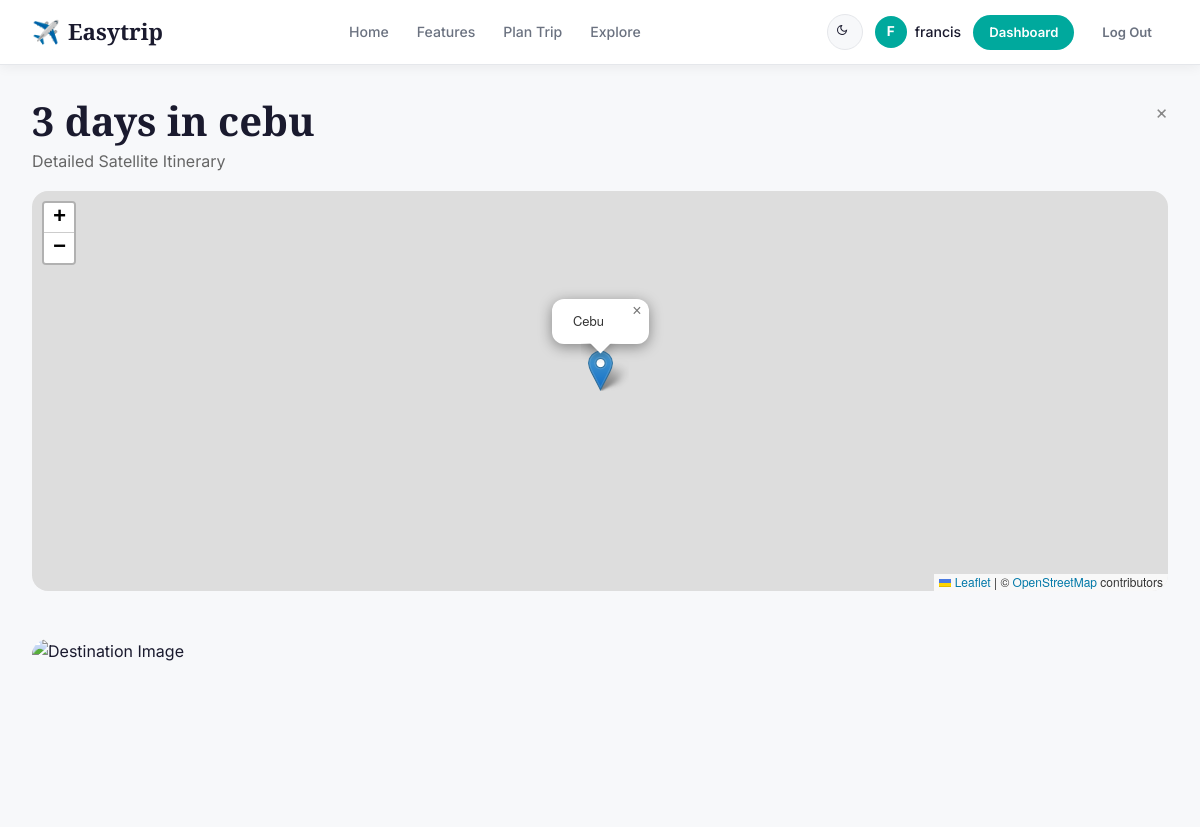
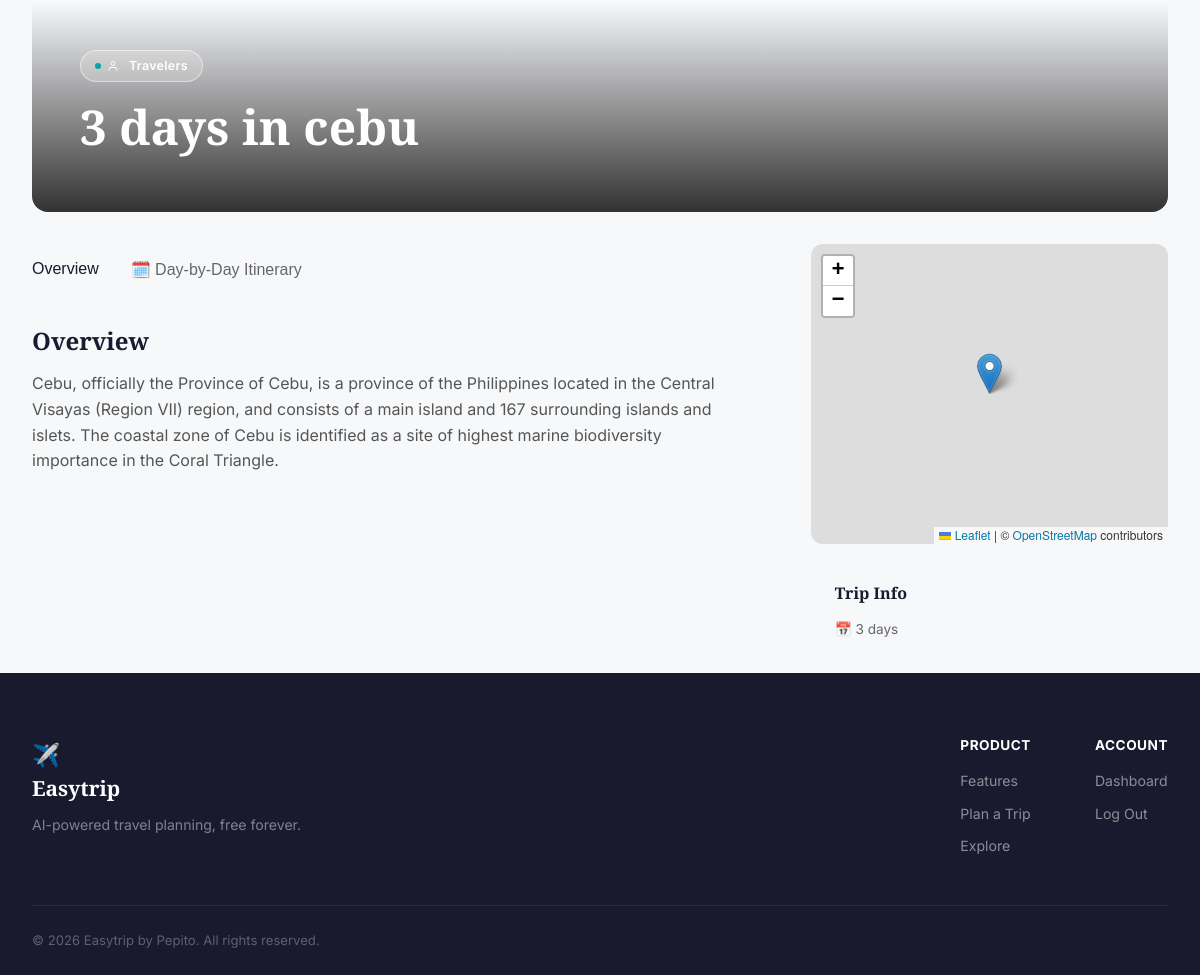
Page /trip/26/ (signed in) on the committed database (2 pictures, top to bottom).
### planner/models.py (models this page shows, shortened)
class Trip(models.Model):
    user = models.ForeignKey(User, on_delete=models.CASCADE, null=True, blank=True)
    destination = models.CharField(max_length=200)
    trip_length = models.IntegerField(default=3)
    group_size = models.CharField(max_length=50, blank=True)
    start_date = models.DateField(null=True, blank=True)
    end_date = models.DateField(null=True, blank=True)
    interests = models.JSONField(default=list, blank=True)
    budget_total = models.DecimalField(max_digits=12, decimal_places=2, null=True, blank=True)
    budget_currency = models.CharField(max_length=10, default='USD', blank=True)
    budget_breakdown = models.JSONField(default=dict, blank=True)  # e.g. {"accommodation": 100, "food": 150, ...}
    title = models.CharField(max_length=200, blank=True)
    overview = models.TextField(blank=True)
    image_url = models.URLField(max_length=500, blank=True)
    latitude = models.FloatField(null=True, blank=True)
    longitude = models.FloatField(null=True, blank=True)
    created_at = models.DateTimeField(default=timezone.now)

### planner/views.py (the view, shortened to what this page needs)
# urls.py: path('trip/<int:trip_id>/', views.trip_detail, name='trip_detail'),
def trip_detail(request, trip_id):
    trip = get_object_or_404(Trip, id=trip_id)
    days = trip.days.all()
    recommended_spots = []
    breakdown_total = 0
    budget_exceeded = False
    if trip.budget_total and trip.budget_breakdown:
        breakdown_total = sum(
            float(v) for k, v in trip.budget_breakdown.items()
            if isinstance(v, (int, float))
        )
        budget_exceeded = breakdown_total > float(trip.budget_total)
    parsed_days = []
    for day in days:
        try:
            parsed_days.append(json.loads(day.description))
        except (json.JSONDecodeError, TypeError):
            parsed_days.append(None)
    context = {
        'trip': trip,
        'days': days,
        'parsed_days': parsed_days,
        'has_generated': any(d is not None for d in parsed_days),
        'recommended_spots': recommended_spots,
        'budget_exceeded': budget_exceeded,
        'breakdown_total': breakdown_total,
        'mapbox_token': settings.MAPBOX_TOKEN,
    }
    return render(request, 'detail.html', context)

### templates/detail.html (shortened to what this page needs)
{% extends 'base.html' %}
{% load static %}
{% block extra_head %}
<link rel="stylesheet" href="https://unpkg.com/leaflet@1.9.4/dist/leaflet.css"
 />
{% endblock %}
{% block content %}
<div class="detail-container" style="margin-top: 2rem;">
    <div style="margin-bottom: 1rem; position: relative;">
        <a href="{% url 'home' %}" style="position:absolute;right:0;top:0;color:#888;text-decoration:none;font-size:1.2rem;">×</a>
        <h1 style="font-size: 2.5rem; margin-bottom: 0.25rem;">{{ trip.title|default:"Trip" }}</h1>
        <p style="color: #666;">Detailed Satellite Itinerary</p>
    </div>
    <div id="map" style="margin-bottom: 3rem;"></div>
    <div class="detail-hero">
        <img src="{{ trip.image_url|default:'https://images.unsplash.com/photo-1476514525535-07fb3b4ae5f1?auto=format&fit=crop&q=80&w=1200' }}"
            alt="Destination Image">
        <div class="detail-hero-content">
            <span class="pill-tag" style="background-color:rgba(255,255,255,0.2);color:white;border:1px solid rgba(255,255,255,0.5);">
                <svg width="12" height="12" viewBox="0 0 24 24" fill="none" stroke="currentColor" stroke-width="2" style="vertical-align:middle;margin-right:4px;">
                    <path d="M20 21v-2a4 4 0 0 0-4-4H8a4 4 0 0 0-4 4v2"></path>
                    <circle cx="12" cy="7" r="4"></circle>
                </svg>
                {{ trip.group_size|default:"Travelers" }}
            </span>
            <h1>{{ trip.title|default:"Trip" }}</h1>
        </div>
    </div>
    <div class="detail-grid">
        <div class="main-content">
            <div class="nav-tabs">
                <button class="active" onclick="switchTab('overview', this)">Overview</button>
                <button onclick="switchTab('itinerary', this)">🗓️ Day-by-Day Itinerary</button>
            </div>
            <div id="overview" class="tab-content active overview-section">
                <h3>Overview</h3>
                <p>{{ trip.overview }}</p>
            </div>
        </div>
        <div class="sidebar">
            <div id="map-small" style="height:300px;border-radius:12px;margin-bottom:1rem;"></div>
            <div style="background:var(--white);padding:1.5rem;border-radius:12px;border:1px solid var(--border-color);">
                <h4 style="margin-bottom:1rem;">Trip Info</h4>
                <p style="font-size:0.85rem;color:#666;margin-bottom:0.5rem;">
                    📅 {{ trip.trip_length }} day{{ trip.trip_length|pluralize }}
                </p>
            </div>
        </div>
    </div>
</div>
{% endblock %}

### templates/base.html (shortened to what this page needs)
<!DOCTYPE html>
{% load static %}
<html lang="en" data-theme="light">
<head>
    <link rel="stylesheet" href="{% static 'css/style.css' %}">
    {% block extra_head %}{% endblock %}
</head>
<body>
    <nav class="navbar">
        <div class="nav-container">
            <a href="{% url 'home' %}" class="logo">
                <div class="logo-icon">✈️</div>
                <span class="logo-text">Easytrip</span>
            </a>
            <ul class="nav-links">
                <li><a href="{% url 'home' %}">Home</a></li>
                <li><a href="{% url 'home' %}#features">Features</a></li>
                <li><a href="{% url 'home' %}#create-trip">Plan Trip</a></li>
                <li><a href="{% url 'home' %}#explore">Explore</a></li>
            </ul>
            <div class="nav-actions">
                <button class="dark-mode-toggle" id="darkModeToggle" aria-label="Toggle dark mode" title="Toggle dark mode">
                    <svg id="toggleIcon" width="17" height="17" viewBox="0 0 24 24" fill="none" stroke="currentColor" stroke-width="2"><path d="M21 12.79A9 9 0 1 1 11.21 3 7 7 0 0 0 21 12.79z"></path></svg>
                </button>
                {% if user.is_authenticated %}
                <div class="nav-user">
                    <div class="nav-avatar">{{ user.username|slice:":1"|upper }}</div>
                    <span class="nav-username">{{ user.username }}</span>
                </div>
                <a href="{% url 'dashboard' %}" class="btn btn-primary dark-green-btn btn-sm">Dashboard</a>
                <a href="{% url 'logout' %}" class="btn btn-ghost btn-sm">Log Out</a>
                {% else %}
                <a href="{% url 'login' %}" class="btn btn-ghost btn-sm">Log In</a>
                <a href="{% url 'signup' %}" class="btn btn-primary dark-green-btn btn-sm">Sign Up Free</a>
                {% endif %}
            </div>
        </div>
    </nav>
    <main>
        {% block content %}{% endblock %}
    </main>
    <footer class="site-footer">
        <div class="footer-inner">
            <div class="footer-brand">
                <div class="logo-icon">✈️</div>
                <span class="logo-text">Easytrip</span>
                <p>AI-powered travel planning, free forever.</p>
            </div>
            <div class="footer-links">
                <div class="footer-col">
                    <h5>Product</h5>
                    <a href="{% url 'home' %}#features">Features</a>
                    <a href="{% url 'home' %}#create-trip">Plan a Trip</a>
                    <a href="{% url 'home' %}#explore">Explore</a>
                </div>
                <div class="footer-col">
                    <h5>Account</h5>
                    {% if user.is_authenticated %}
                    <a href="{% url 'dashboard' %}">Dashboard</a>
                    <a href="{% url 'logout' %}">Log Out</a>
                    {% else %}
                    <a href="{% url 'login' %}">Log In</a>
                    <a href="{% url 'signup' %}">Sign Up</a>
                    {% endif %}
                </div>
            </div>
        </div>
        <div class="footer-bottom">
            <p>&copy; {% now "Y" %} Easytrip by Pepito. All rights reserved.</p>
        </div>
    </footer>
</body>
</html>

### static/css/style.css (style rules this page uses)
:root { --bg: #F7F8FA; --bg-alt: #FFFFFF; --card-bg: #FFFFFF; --text: #1A1A2E; --text-muted: #6B7280; --primary: #00A99D; --primary-hover: #008f84; --primary-light: #E6F7F6; --accent: #FF6B35; --border: #E5E7EB; --shadow: 0 2px 12px rgba(0,0,0,0.06); --shadow-lg: 0 8px 32px rgba(0,0,0,0.10); --navbar-bg: #FFFFFF; --navbar-border: #E5E7EB; --footer-bg: #1A1A2E; --footer-text: #9CA3AF; --input-bg: #FFFFFF; --font-serif: 'Playfair Display', serif; --font-sans: 'Inter', sans-serif; --radius: 12px; --radius-lg: 20px; }
*, *::before, *::after { margin: 0; padding: 0; box-sizing: border-box; }
html { scroll-behavior: smooth; }
body { background-color: var(--bg); color: var(--text); font-family: var(--font-sans); line-height: 1.6; overflow-x: hidden; transition: background-color 0.3s ease, color 0.3s ease; }
h1, h2, h3, h4, h5, h6 { font-family: var(--font-serif); font-weight: 700; color: var(--text); line-height: 1.2; }
a { color: inherit; text-decoration: none; transition: color 0.2s; }
ul { list-style: none; }
img { display: block; max-width: 100%; }
.pill-tag { display: inline-flex; align-items: center; gap: 6px; padding: 5px 14px; border-radius: 20px; background: var(--primary-light); color: var(--primary); font-size: 0.78rem; font-weight: 600; letter-spacing: 0.3px; margin-bottom: 1rem; }
.pill-tag::before { content: ''; width: 6px; height: 6px; border-radius: 50%; background: var(--primary); }
.btn { display: inline-flex; align-items: center; justify-content: center; gap: 6px; padding: 10px 22px; border-radius: 30px; font-weight: 600; font-family: var(--font-sans); font-size: 0.9rem; cursor: pointer; transition: all 0.2s ease; border: none; text-decoration: none; white-space: nowrap; }
.btn-sm { padding: 7px 16px; font-size: 0.82rem; }
.btn-primary.dark-green-btn { background: var(--primary); color: #fff; }
.btn-ghost { background: transparent; color: var(--text-muted); border: none; }
.navbar { position: sticky; top: 0; z-index: 1000; background: var(--navbar-bg); border-bottom: 1px solid var(--navbar-border); box-shadow: var(--shadow); transition: background 0.3s, border-color 0.3s; }
.nav-container { max-width: 1280px; margin: 0 auto; padding: 0 2rem; height: 64px; display: flex; align-items: center; justify-content: space-between; gap: 2rem; }
.logo { display: flex; align-items: center; gap: 8px; }
.logo-icon { font-size: 1.4rem; }
.logo-text { font-family: var(--font-serif); font-size: 1.4rem; font-weight: 700; color: var(--text); }
.nav-links { display: flex; gap: 0.25rem; }
.nav-links a { font-size: 0.88rem; font-weight: 500; color: var(--text-muted); padding: 6px 12px; border-radius: 8px; transition: all 0.2s; }
.nav-actions { display: flex; align-items: center; gap: 0.75rem; }
.dark-mode-toggle { background: var(--bg); border: 1.5px solid var(--border); border-radius: 50%; width: 36px; height: 36px; display: flex; align-items: center; justify-content: center; cursor: pointer; font-size: 1rem; transition: all 0.2s; color: var(--text); }
.dark-mode-toggle svg { stroke: var(--text); }
.nav-user { display: flex; align-items: center; gap: 8px; }
.nav-avatar { width: 32px; height: 32px; background: var(--primary); color: white; border-radius: 50%; display: flex; align-items: center; justify-content: center; font-size: 0.85rem; font-weight: 700; }
.nav-username { font-size: 0.88rem; font-weight: 500; color: var(--text); }
.site-footer { background: var(--footer-bg); color: var(--footer-text); padding: 4rem 2rem 0; }
.footer-inner { max-width: 1200px; margin: 0 auto; display: flex; justify-content: space-between; align-items: flex-start; gap: 3rem; padding-bottom: 3rem; border-bottom: 1px solid rgba(255,255,255,0.08); }
.footer-brand .logo-text { color: white; font-size: 1.3rem; }
.footer-brand p { font-size: 0.88rem; color: rgba(255,255,255,0.45); margin-top: 0.5rem; }
.footer-links { display: flex; gap: 4rem; }
.footer-col { display: flex; flex-direction: column; gap: 0.6rem; }
.footer-col h5 { color: white; font-size: 0.85rem; font-weight: 700; letter-spacing: 0.5px; text-transform: uppercase; margin-bottom: 0.5rem; font-family: var(--font-sans); }
.footer-col a { font-size: 0.88rem; color: rgba(255,255,255,0.5); transition: color 0.2s; }
.footer-bottom { max-width: 1200px; margin: 0 auto; padding: 1.5rem 0; font-size: 0.82rem; color: rgba(255,255,255,0.3); }

### rows in the picture
Trip: title "3 days in cebu", group_size "Travelers", overview "Cebu, officially the Province of Cebu, is a province of the Philippines located in the Central Visayas (Region VII) region, and consists of a main island and 167 surrounding islands and islets. The coastal zone of Cebu is identified as a site of highest marine biodiversity importance in the Coral Triangle.", trip_length "3"

### other values in the picture
{{ user.username|slice:":1"|upper }} "F"
{{ user.username }} "francis"
